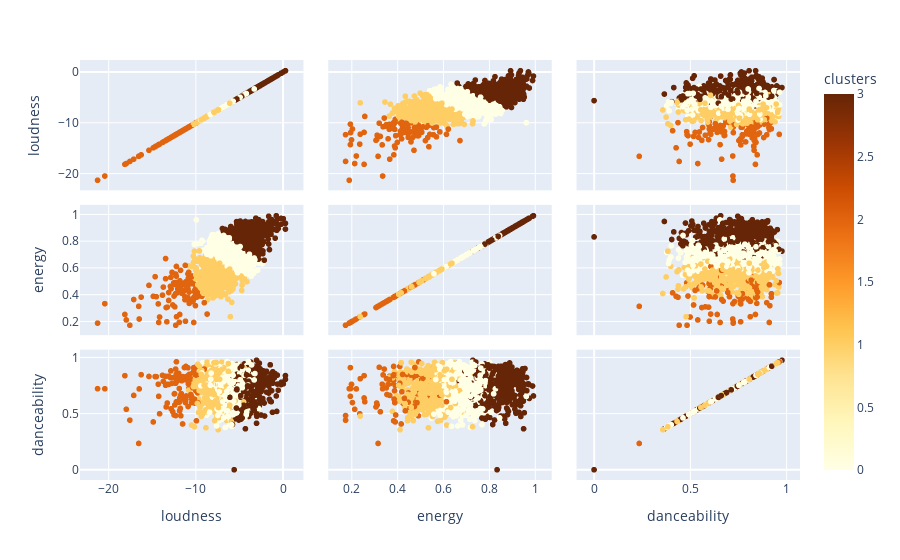

Source (notebook cell):
### Markdown cell above
#### Using plotly to display an interactive scatter matrix

### Code cell
fig = px.scatter_matrix(df,
    dimensions=['loudness', 'energy', 'danceability'],color='clusters',color_continuous_scale='ylorbr',hover_name='track_name', height=800)
fig.show()

### Figure 1 — Plotly figure (JSON) as saved in the notebook; plotly's stock layout.template omitted (floating-point values rounded to 4 significant figures; data arrays with more than 128 entries replaced by an {"elided": "..."} marker saying what was removed)
{"data": [{"dimensions": [{"axis": {"matches": true}, "label": "loudness", "values": {"elided": "1873 float values"}}, {"axis": {"matches": true}, "label": "energy", "values": {"elided": "1873 float values"}}, {"axis": {"matches": true}, "label": "danceability", "values": {"elided": "1873 float values"}}], "hovertemplate": "<b>%{hovertext}</b><br><br>%{xaxis.title.text}=%{x}<br>%{yaxis.title.text}=%{y}<br>clusters=%{marker.color}<extra></extra>", "hovertext": {"elided": "1873 str values"}, "legendgroup": "", "marker": {"color": {"elided": "1873 int values"}, "coloraxis": "coloraxis", "symbol": "circle"}, "name": "", "showlegend": false, "type": "splom"}], "layout": {"autosize": true, "coloraxis": {"colorbar": {"title": {"text": "clusters"}}, "colorscale": [[0, "rgb(255,255,229)"], [0.125, "rgb(255,247,188)"], [0.25, "rgb(254,227,145)"], [0.375, "rgb(254,196,79)"], [0.5, "rgb(254,153,41)"], [0.625, "rgb(236,112,20)"], [0.75, "rgb(204,76,2)"], [0.875, "rgb(153,52,4)"], [1, "rgb(102,37,6)"]]}, "dragmode": "select", "legend": {"tracegroupgap": 0}, "margin": {"t": 60}, "xaxis": {"autorange": true, "range": [-22.98, 2.026], "type": "linear"}, "xaxis2": {"autorange": true, "range": [0.109, 1.06], "type": "linear"}, "xaxis3": {"autorange": true, "range": [-0.07738, 1.055], "type": "linear"}, "yaxis": {"autorange": true, "range": [-22.98, 2.026], "type": "linear"}, "yaxis2": {"autorange": true, "range": [0.109, 1.06], "type": "linear"}, "yaxis3": {"autorange": true, "range": [-0.07738, 1.055], "type": "linear"}}}
